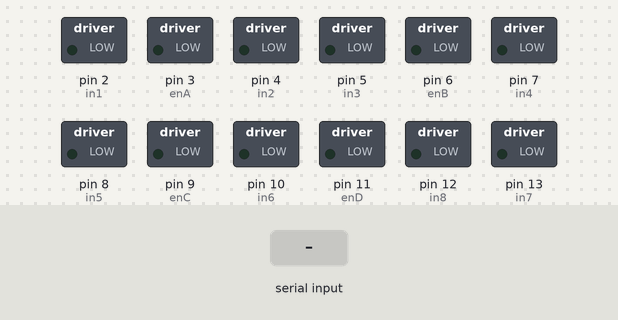
Bench run of a sketch on a simulated Arduino Uno, built with avr-gcc and run on an emulated ATmega328P. Shown: switched loads named in the sketch (green lamp = pin HIGH). Inputs (shaded band) come from the test bench.

Above: at 1.2 s.
1.3 s: "+" received over Serial
At 1.8 s:
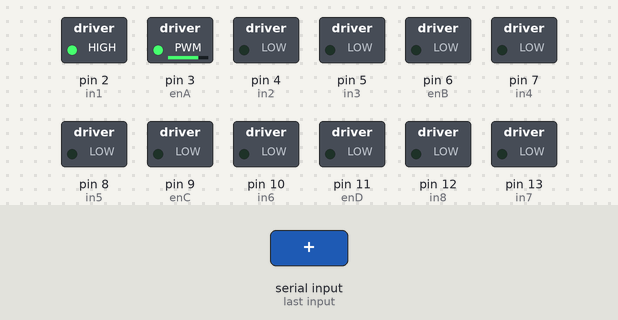
2.8 s: "-" received over Serial
At 4.2 s:
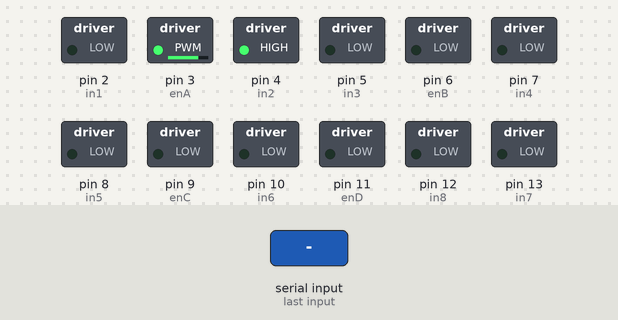
Timing chart, 0 to 5.8 s (numbered marks = the images above; inputs shaded):
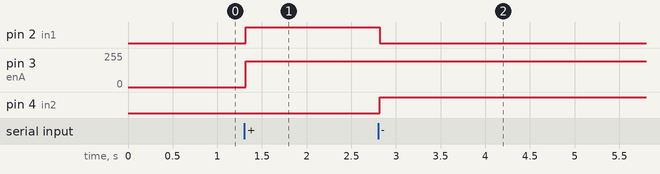

The sketch:

car.ino
```cpp
#define in1 2
#define in2 4
#define enA 3

#define in3 5
#define in4 7
#define enB 6

#define in5 8
#define in6 10
#define enC 9

#define in7 13
#define in8 12
#define enD 11

#define CONSOLE_READ_RETARDATION 4

int motorA[] = {in1, in2, enA};
int motorB[] = {in3, in4, enB};
int motorC[] = {in5, in6, enC};
int motorD[] = {in7, in8, enD};

void initializeSerial() {
  Serial.begin(9600);
}

void setup() {
  initializeSerial();

  pinMode(enA, OUTPUT);
  pinMode(enB, OUTPUT);
  pinMode(enC, OUTPUT);
  pinMode(enD, OUTPUT);

  pinMode(in1, OUTPUT);
  pinMode(in2, OUTPUT);
  pinMode(in3, OUTPUT);
  pinMode(in4, OUTPUT);

  pinMode(in5, OUTPUT);
  pinMode(in6, OUTPUT);
  pinMode(in7, OUTPUT);
  pinMode(in8, OUTPUT);
}


void loop() {
  if(Serial.available()) {
    handleMotor(motorA);
    handleMotor(motorB);
    handleMotor(motorC);
    handleMotor(motorD);
  }
}

void handleMotor(int motor[]) {
  int sign = readSign();
  if(sign) {
    int speed = readNumber();
    moveMotor(motor, sign == 2, speed);
  }
}

int readSign(){
  delay(CONSOLE_READ_RETARDATION);
  char input = Serial.read();
  if(input == '+'){
    return 2;
  } else if(input == '-') {
    return 1;
  } else {
    return 0;
  }
}

int readNumber() {
  delay(CONSOLE_READ_RETARDATION);
  int a1 = (Serial.read() - '0') * 100;
  delay(CONSOLE_READ_RETARDATION);
  int a2 = (Serial.read() - '0') * 10;
  delay(CONSOLE_READ_RETARDATION);
  int a3 = (Serial.read() - '0') * 1;
  return a1 + a2 + a3;
}

void moveMotor(int motor[], boolean forward, int speed) {
  if(forward) {
    digitalWrite(motor[0], HIGH);
    digitalWrite(motor[1], LOW);
  } else {
    digitalWrite(motor[0], LOW);
    digitalWrite(motor[1], HIGH);
  }
  analogWrite(motor[2], speed);
}
```

Measured:
- after the input at 1.3 s, pin 2 (in1): LOW → HIGH at once; pin 3 (enA): 0/255 → 193/255 at once
- after the input at 2.8 s, pin 2 (in1): HIGH → LOW at once; pin 4 (in2): LOW → HIGH at once
